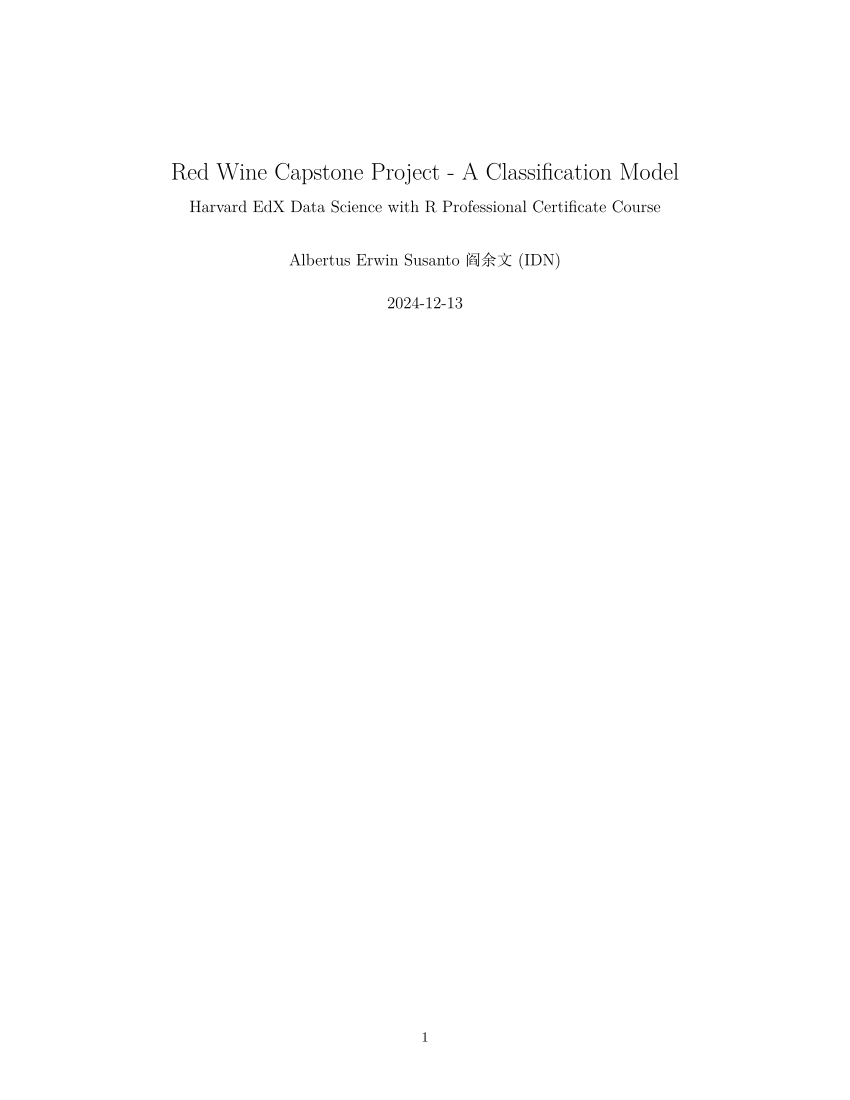

The script that drew this image:
#' ---
#' title: "Red Wine Capstone Project - A Classification Model"
#' subtitle: "Harvard EdX Data Science with R Professional Certificate Course"
#' author: "Albertus Erwin Susanto 阎余文 (IDN)"
#' output:
#'   pdf_document:
#'     latex_engine: xelatex
#'     toc: true
#'     toc_depth: 6
#' mainfont: "Latin Modern Roman"
#' CJKmainfont: "SimSun"  # For Chinese
#' CJKfallbackfont: "Yu Mincho"  # For Japanese
#' CJKfallbackfont+0: "Batang"  # For Korean
#' header-includes:
#'   - \usepackage{titlesec}
#'   - \usepackage{setspace} % For line spacing
#'   - \doublespacing
#'   - \setstretch{1.25} % Set specific line spacing to 1.25
#'   - \titleformat{\section}{\normalfont\Large\bfseries}{\thesection}{1em}{}
#'   - \titleformat{\subsection}{\normalfont\large\bfseries}{\thesubsection}{1em}{}
#'   - \titleformat{\subsubsection}{\normalfont\normalsize\bfseries}{\thesubsubsection}{1em}{}
#'   - \titleformat{\paragraph}{\normalfont\normalsize\bfseries}{\theparagraph}{1em}{}
#'   - \titlespacing*{\section}{0pt}{\baselineskip}{\baselineskip}
#'   - \titlespacing*{\subsection}{0pt}{\baselineskip}{\baselineskip}
#'   - \titlespacing*{\subsubsection}{0pt}{\baselineskip}{\baselineskip}
#'   - \titlespacing*{\paragraph}{0pt}{\baselineskip}{\baselineskip}
#'   - \newcommand{\sectionbreak}{\clearpage} % Page break before sections
#' ---




#' # INTRODUCTION 
#' ## Intro of the Data Set: 
#' The data set is related to red variants of the Portuguese "Vinho Verde" wine. 
#' It is downloaded from Kaggle.com: 
#' https://www.kaggle.com/datasets/uciml/red-wine-quality-cortez-et-al-2009.
#' For more details, consult the reference [P. Cortez, A. Cerdeira, F. Almeida, T. Matos and J. Reis. 
#' Modeling wine preferences by data mining from physicochemical properties. 
#' In Decision Support Systems, Elsevier, 47(4):547-553, 2009].
#' Due to privacy and logistic issues, 
#' only physicochemical (inputs) and sensory (the output) variables are available 
#' (there is no data about grape types, wine brand, wine selling price, etc.).
#'

#' ## Intro to Our Model: 
#' We are building a classification model using the data set. 
#' A classification model is a type of machine learning (ML) model that predicts discrete outcomes. 
#' It is used when the response variable (y) is categorical, 
#' meaning it consists of distinct classes or labels, such as "Yes" or "No," 
#' or multiple categories like "Low," "Medium," and "High." 
#' 
#' This classification approach complements the prediction model 
#' developed in the previous capstone project of the Harvard EdX Data Science Professional Certificate Course 
#' — the Movielens Project (Movie Recommendation System). 
#' That project focused on a prediction model dealing with continuous variable data as the response (y), 
#' such as predicting movie ratings. 
#' In contrast, the current classification model targets categorical outcomes, 
#' enabling distinct decision-making applications.
#' 
#' The goodness or fit of a classification model is evaluated using various metrics, 
#' depending on the nature of the data set and the objectives of the analysis. 
#' Key performance metrics commonly used:
#' 
#' - **Confusion Matrix**: A tabular representation of actual versus predicted classifications. It includes the following components:
#'   - **True Positives (TP)**: Correctly predicted positive instances.
#'   - **True Negatives (TN)**: Correctly predicted negative instances.
#'   - **False Positives (FP)**: Negative instances incorrectly classified as positive.
#'   - **False Negatives (FN)**: Positive instances incorrectly classified as negative.
#'   The confusion matrix serves as the foundation for deriving other metrics.
#' 
#' - **Accuracy**: The proportion of correctly classified instances out of the total number of instances. While accuracy is straightforward, it may not reflect true model performance for imbalanced data sets.
#' 
#' - **Precision**: The proportion of true positive predictions among all predicted positives. Precision is crucial when false positives are costly.
#' 
#' - **Recall (Sensitivity)**: The proportion of true positives among all actual positives. This metric is critical in scenarios where false negatives have significant consequences.
#' 
#' - **F1 Score**: The harmonic mean of precision and recall, balancing these two metrics into a single value. It is particularly useful for imbalanced datasets.
#' 
#' - **ROC-AUC (Receiver Operating Characteristic - Area Under the Curve)**: AUC measures the model’s ability to distinguish between classes across different thresholds. 
#' A higher AUC indicates better model performance and is particularly useful for evaluating classifiers on imbalanced data sets.
#' 
#' - **Logarithmic Loss (Log Loss)**: This metric captures the uncertainty of predictions by penalizing incorrect classifications with probabilities closer to 0 or 1. Lower log loss values indicate better performance.
#' 
#' In this project, we will use **AUC (Area Under the Curve)** as the primary metric to compare models. 
#' AUC provides a robust and intuitive measure of model performance by assessing the trade-off between true positive 
#' and false positive rates. It offers a comprehensive view of the model’s ability to distinguish between classes, 
#' making it particularly effective for imbalanced data sets.
#' 
#' 
#' ## Intro to Our Model Building-Evaluation Process
#' 
#' For easier navigation throughout this report on the process of building our models and evaluating them, 
#' let me explain the flow of our work. 
#' 
#' First, we begin by preparing the data and libraries essential for building a robust classification model. 
#' This foundational step ensures the data set is clean and ready for analysis. To do that we loaded the dataset 
#' and conducted a thorough pre-processing phase, including handling missing values, 
#' removing duplicates, and inspecting the data's structure, i.e. the variables or the features. 
#' 
#' Following the initial preparation, we performed a detailed exploratory data analysis (EDA) 
#' to understand the underlying patterns and characteristics of the data.
#' Visualizations and summary statistics were instrumental in identifying skewed distributions and potential outliers.
#' Beside eliminating outliers caused most-likely by error in data inputting, we also find the skewness nature of the data.
#' Recognizing this, we applied transformations, such as Box-Cox and Yeo-Johnson, 
#' to normalize the data and address skewness. These transformations tailored the data set 
#' for better compatibility with machine learning algorithms.
#' 
#' Next, in the Chapter 4, to create a binary classification task, we categorized wine quality into two distinct classes: high-quality and low-quality.
#' Addressing class imbalance was critical at this stage, as the data set exhibited unequal class distributions of the wine quality.
#' We implemented techniques like ROSE (Random Over-Sampling Examples) to balance the data and improve model performance.
#' But note also that we will keep the imbalanced data for the next processes and compare the models built using the original imbalanced data and the balanced data, 
#' to see which one works better.
#' 
#' Still in the Chapter 4, for feature selection, we employed both statistical approach, such as the Chi-Square Test, 
#' and machine learning technique, Random Forest importance ranking, to identify the most relevant predictors for the model.
#' We use both as a combination to decide which features are significant and have less correlation with other features (to prevent multicolinearity).
#' 
#' With the features and response variable finalized, we moved to model training. We experimented with various algorithms, including logistic regression, KNN, SVM, random forest, and gradient boosting, 
#' to ensure a comprehensive evaluation of different approaches. Each model was trained and evaluated on both imbalanced and balanced data sets, allowing us to understand the impact of class distribution on their performance.
#' 
#' For evaluation, at Chapter 5, we focused on a range of metrics, including sensitivity, specificity, precision, recall, ROC, AUC, and F1 score, 
#' to provide a holistic view of model performance. These metrics not only measured the accuracy of the predictions 
#' but also highlighted the trade-offs between false positives and false negatives, which are critical in classification tasks. Among all the metrics, we will use AUC to compare all our models and see the best threshold of the models. 
#' 
#' Lastly, we will discuss our findings in the conclusion part. I hope you will enjoy this report. 
#' I am still learning anyway so I assume I will still make mistakes. When you notice some significant misunderstanding, 
#' I would love and appreciate your inputs and feedback. You may email me at: rafaelerwin1412@gmail.com.
#' 
#' Disclaimer: I use GenerativeAI - ChatGPT to help me troubleshoot as well as correct my codes and spellings. However the whole process and logic is still an original work of mine. I would also thanks Prof. Rafael in the course, all the EdX team behind, 
#' (http://rafalab.dfci.harvard.edu/dsbook/), Kaggle community, and the fantastic explanation of Josh Starmer in StatQuest Youtube channel.
#' 
#' Let's dive in! 

#'
#'
#' # 1. DATA AND LIBRARY PREPARATION

# Suppress all warnings globally
options(warn = -1)

#' ## 1.1. Libraries
#' 
#' 
#' If you have not installed the libraries below in your system,
#' please have them install first before trying running my codes.

# Load necessary libraries
suppressPackageStartupMessages(library(ggplot2))
suppressPackageStartupMessages(library(caret))
suppressPackageStartupMessages(library(dplyr))
suppressPackageStartupMessages(library(randomForest))
suppressPackageStartupMessages(library(gbm))
suppressPackageStartupMessages(library(class))
suppressPackageStartupMessages(library(e1071))  
suppressPackageStartupMessages(library(pROC))
suppressPackageStartupMessages(library(gridExtra))
suppressPackageStartupMessages(library(patchwork))
suppressPackageStartupMessages(library(kableExtra))
suppressPackageStartupMessages(library(bestNormalize))
suppressPackageStartupMessages(library(ROSE))
suppressPackageStartupMessages(library(flextable))
suppressPackageStartupMessages(library(tibble))
suppressPackageStartupMessages(library(tidyr))
suppressPackageStartupMessages(library(stringr))

#' ## 1.2. Data Set
#' 
#' Please download the data set from :
#' "https://raw.githubusercontent.com/aerwins-yyw/harvarddswithr_capstone2/4d56be70677d40c5e63562e34e4382c1ab9db03f/winequality-red.csv"
#' and then change the path to the file downloaded in your local system. 

path <- "C:/Users/HP/Downloads/Harvard DS/Red Wine/winequality-red.csv"

# Read the CSV file into a data frame
df <- read.csv(path, sep = ",")

# Convert all columns to numeric
df_num <- data.frame(lapply(df, as.numeric))

# View the numeric data frame
# Format the table
df_num %>%
  head(n = 10) %>% # Take the first few rows
  kable(
    format = "latex", # Use "latex" for PDF output
    booktabs = TRUE,  # Use booktabs for better LaTeX formatting
    caption = "Data Set Variables/Features",
    align = "c" # Center align columns for better readability
  ) %>%
  kable_styling(
    latex_options = c("striped", "hold_position"), # Add striped rows and prevent table from floating
    font_size = 4
  ) %>%
  scroll_box(width = "100%", height = "300px") # Add scrolling box (if needed in HTML)


#' # 2. DATA EXPLORATION 
#' 
#' We shall first check the data set, to get the sense of what it contains, i.e. the variables or the features. 
#' 

# Checking the dimensions of the data Set
dim(df_num)  

# Generate summary statistics
summary_stats <- as.data.frame(summary(df_num))

# Reformating the summary stats
summary_result <- summary_stats %>%
  select(-Var1) %>%                           # Remove Var1
  mutate(
    Statistic = str_extract(Freq, "^[^:]+"),  # Extract the statistic (e.g., Min, 1st Qu.)
    Freq = str_remove(Freq, "^[^:]+:\\s*")    # Remove text before the colon in Freq
  ) %>%
  pivot_wider(
    names_from = Var2,                        # Use Var2 as column names
    values_from = Freq                        # Use cleaned Freq as the cell values
  ) %>%
  select(Statistic, everything())             # Move Statistic as the first column

# Showing the summary stats
summary_result %>%
  kable(
    format = "latex",      # Use "latex" for PDF output
    booktabs = TRUE,       # Enhance formatting with booktabs
    caption = "Summary Statistics of Data Set", # Add table caption
    align = "c"            # Center-align columns
  ) %>%
  kable_styling(
    latex_options = c("striped", "hold_position", "H"), # Prevent floating and add styling
    font_size = 4                                      # Adjust font size for readability
  )

#' We have 12 columns in the data, here are what we know about them:
#' 
#' (1) fixed.acidity: most acids involved with wine or fixed or nonvolatile (do not evaporate readily).
#'
#' (2) volatile.acidity: the amount of acetic acid in wine, 
#' which at too high of levels can lead to an unpleasant, vinegar taste.
#'
#' (3) citric.acid: found in small quantities,  citric acid can add 'freshness' and flavor to wines.
#'
#' (4) residual.sugar: the amount of sugar remaining after fermentation stops, it's rare to find wines with less than 1 gram/liter 
#' and wines with greater than 45 grams/liter are considered sweet.
#'
#' (5) chlorides: the amount of salt in the wine.
#'
#' (6) free.sulfur.dioxide: the free form of SO2 exists in equilibrium between molecular SO2 (as a dissolved gas) and bisulfite ion; 
#' it prevents microbial growth and the oxidation of wine.
#' 
#' (7) total.sulfur.dioxide: amount of free and bound forms of S02; in low concentrations, SO2 is mostly undetectable in wine, 
#' but at free SO2 concentrations over 50 ppm, SO2 becomes evident in the nose and taste of wine.
#' 
#' (8) density:
#' the density of water is close to that of water 
#' depending on the percent alcohol and sugar content.
#' 
#' (9) pH:
#' describes how acidic or basic a wine is on a scale from 0 (very acidic) 
#' to 14 (very basic); most wines are between 3-4 on the pH scale.
#' 
#' (10) sulphates:
#' a wine additive which can contribute to sulfur dioxide gas (S02) levels, 
#' which acts as an antimicrobial and antioxidant.
#' 
#' (11) alcohol:
#' the percent alcohol content of the wine.
#' 
#' (12) quality (our y variable):
#' output variable (based on sensory data, score between 0 and 10).
#' This is done by wine connoisseurs.

# Checking NAs in the data
na_data <- is.na(df_num)        
na_indices <- which(na_data, arr.ind = TRUE)  
df_num[na_data] 

#' We find that there's no NA. 
#' 

# Checking for duplicates
duplicates <- duplicated(df_num) # Logical vector indicating duplicate rows
sum(duplicates)                  # Counts the number of duplicate rows
df_unique <- df_num[!duplicates, ] # Removes duplicate rows from the dataset
nrow(df_unique)                   # Counts the number of unique rows

# Create individual plots for each column, to see their distribution
columns <- colnames(df_unique) # Get column names
plots <- lapply(columns, function(column) { # Iterate over column names
  ggplot(df_unique, aes_string(x = column)) +
    geom_histogram(color = "LightCoral", fill = "DarkRed", 
                   alpha = 0.7, bins = 30, aes(y = ..density..)) + 
    # Use density scaling
    geom_density(color = "SkyBlue", linewidth = 1) + # Add density line
    labs(x = column, y = "Density") +
    theme_minimal()
})

# Combine plots using patchwork
plot_grid <- wrap_plots(plots, ncol = 3) 

# Adjust ncol to set the number of columns
plot_grid

# Create individual box plots for each column
plots <- lapply(columns, function(column) {
  ggplot(df, aes(x = column), ax = axes[row, col]) +
    geom_boxplot(fill = "steelblue", color = "black", alpha = 0.7) +
    labs(title = paste("Box Plot of", column), y = "Value Range") +
    theme_minimal() +
    theme(plot.title = element_text(size = 10, face = "bold"))
})

# Create individual horizontal box plots with red outliers
plots <- lapply(columns, function(column) {
  ggplot(df_unique, aes(x = .data[[column]], 
                        y = "")) + # Swap x and y for horizontal orientation
    geom_boxplot(fill = "steelblue", color = "black", 
                 alpha = 0.7, outlier.color = "red") + # Customize outliers
    labs(title = column, x = "Value Range", y = NULL) +
    theme_minimal() +
    theme(plot.title = element_text(size = 10, face = "bold"))
})


# Combine plots into a grid
plot_grid <- wrap_plots(plots, ncol = 3) # Adjust ncol to set num. of columns
plot_grid


#' # 3. DATA WRANGGLING 
#' ## 3.1. Removing Outliers

#' Observations from the Box Plot:
#' 
#' - Almost all of the data technically have outliers.
#' 
#' - However, qualitative research reveals that 
#' most of these are legitimate data points, not true outliers.
#' 
#' - The "total sulfur dioxide" is flagged as an anomaly 
#' based on two considerations:
#' 
#'    (1) Red wines typically have a total sulfur dioxide 
#' level of 150 ppm (150 mg/litre) or less, 
#' so values above 150 may indicate input errors. 
#' See: https://grape-to-glass.com/index.php/sulphur-levels-wine/
#' 
#'    (2) If the value of total sulfur dioxide exceeds 150, 
#' it should also correspond to high levels of free sulfur dioxide, 
#' which will be checked below.
#' 

# Identifying anomalies in "total sulfur dioxide"
anomaly <- df_unique %>%
  # Sorts the dataset by total sulfur dioxide in descending order
  arrange(desc(total.sulfur.dioxide)) %>% 
  filter(total.sulfur.dioxide > 150)

anomaly[, c("total.sulfur.dioxide", "free.sulfur.dioxide")]

around100_150 <- df_unique %>%
  arrange(desc(total.sulfur.dioxide)) %>%
  filter(total.sulfur.dioxide > 100 & total.sulfur.dioxide < 150)

head(around100_150[, c("total.sulfur.dioxide", "free.sulfur.dioxide")], n=10)

# Combine the datasets with a category column
combined <- bind_rows(
  anomaly %>% mutate(Category = "Anomaly"),
  around100_150 %>% mutate(Category = "100-150")
)

# Create the box plot
box_plot <- ggplot(combined, aes(x = Category, 
                                 y = total.sulfur.dioxide, 
                                 fill = Category)) +
  geom_boxplot(alpha = 0.7) +
  labs(title = "Comparison of Total Sulfur Dioxide Levels", 
       x = "Category", 
       y = "Total Sulfur Dioxide") +
  theme_minimal()

# Create the scatter plot
scatter_plot <- ggplot(combined, aes(x = total.sulfur.dioxide, 
                                     y = free.sulfur.dioxide, 
                                     color = Category)) +
  geom_point(size = 2, alpha = 0.7) +
  labs(title = "Total vs Free Sulfur Dioxide", 
       x = "Total Sulfur Dioxide", 
       y = "Free Sulfur Dioxide") +
  theme_minimal()

# Combine the plots in a grid
combined_plot <- box_plot / scatter_plot 

# Stacks the box plot and scatter plot vertically
combined_plot

#' 
#' 
#' The box plot reveals a clear difference between the anomaly group 
#' (total sulfur dioxide > 150) and the 100-150 group. 
#' However, the scatter plot shows that, 
#' despite the high levels of total sulfur dioxide, 
#' the anomaly group does not exhibit correspondingly high levels 
#' of free sulfur dioxide. 
#' This observation supports the suspicion that these data points 
#' may indeed be outliers caused by input errors.
#' 
#' Next, we aim to determine the number of these anomalies 
#' and assess whether their removal is justified,
#' particularly if their proportion is insignificant.
#' 

# Count the number of anomalies
num_anomalies <- nrow(anomaly)
num_anomalies

# Calculate the percentage of anomalies
percentage_of_anomaly <- (num_anomalies / nrow(df_unique)) * 100
percentage_of_anomaly

#' Since we find that there are only 9 anomalies, 
#' representing 0.66% of the total, 
#' we will simply drop them.

# Dropping the anomalies
df_real <- df_unique[!rownames(df_unique) %in% rownames(anomaly), ]


#' ## 3.2. Normalization
#' ### 3.2.1. QQ Plot - Checking for Skewness
#' 
#' Before we normalize our data for better prediction, 
#' we need to check more in detail about the skewness of our data, 
#' all the features of wine (which are the columns)
#' Above we have checked roughly using the density plot, 
#' we can do better however using the QQ plot. 
#' 
#' As a note, skewness is a measure of the asymmetry 
#' of a probability distribution of a data set around its mean. 
#' It tells us whether the data is symmetrically distributed or if it is "skewed" 
#' (i.e., lopsided) in one direction.
#' 
#' In a perfectly symmetrical distribution, such as the normal distribution, 
#' skewness is 0.
#' A skewed distribution can either have a positive or negative skew, 
#' depending on the direction of the tail.
#' 
#' Let's do that: 

# Calculate grid dimensions for all columns
num_cols <- ncol(df_real)
grid_dim <- ceiling(sqrt(num_cols))

# Set up the plotting grid
par(mfrow = c(grid_dim, grid_dim), mar = c(2, 2, 2, 2))  # Adjust margins

# Generate Q-Q plots for all columns
for (col in names(df_real)) {
  qqnorm(df_real[[col]], main = col)
  qqline(df_real[[col]], col = "red")
}

# Reset plotting parameters
par(mfrow = c(1, 1))

#' 
#' 
#' Conclusion from qq plots:
#' 
#' We learn that all our data has some degree of skewness, 
#' especially on their tails.
#' Except of the y, 
#' which is the quality of wine that shows the step-like pattern. 
#' The step-like pattern shows that wine quality is an ordinal 
#' or discrete variable. 
#' This is not skewness but reflects the discrete nature of the data.
#' 

#' ### 3.2.2. Doing the Normalization

#' First, what is normalization? 
#' We need first talk about "scaling and shifting" of a feature 
#' or a distribution of a data. 
#' Scaling means multiply or divide every data point in a distribution 
#' with a a constant.
#' Shifting means add or subtract every data point in a distribution 
#' with a constant.
#' 
#' Normalization is a data pre-processing technique used to scale 
#' the values of numerical data into a specific range, 
#' typically 0 to 1 or -1 to 1 (if using min-max normalization). 
#' It is commonly used to ensure that all features contribute equally 
#' to the analysis or modeling process, 
#' especially when the scales of features vary widely.
#' There are various ways to do this, one of it is mix-max normalization. 
#' 
#' Note also about standardization. 
#' Standardization is a data pre-processing technique 
#' that transforms the values of a data set 
#' so that they have a mean of 0 and a standard deviation of 1. 
#' It adjusts the data to a standard normal distribution 
#' (also known as z-scores), 
#' making it easier to compare features with different units or scales.
#' Standardization can be considered a type of normalization 
#' because both processes involve adjusting the data to improve comparability 
#' and suitability for analysis. 
#' 
#' However, in data pre-processing, normalization and standardization 
#' are often treated as distinct techniques 
#' due to their specific purposes and methods.
#' 
#' To learn more, see this : https://www.youtube.com/watch?v=sxEqtjLC0aM.
#' That guy explains it the best! He deserves an Oscar! 
#' 

#' #### 3.2.2.1. Box Cox Normalization
#' 
#' Now, for our project, we will first try using Box-Cox to normalize the data.
#' This provides a more tailored transformation to suit the data's skewness. 
#' Log transformations, in comparison, 
#' are limited in their ability to address skewness.

# Define the columns to transform
skewed_columns <- columns[-12]  # Exclude the 'quality' column

# Apply Box-Cox transformation
transformed_columns <- list()

for (column in skewed_columns) {
  column_data <- df_real[[column]]
  
  # Check for negative or zero values and shift the data
  if (any(column_data <= 0, na.rm = TRUE)) {
    shift_value <- abs(min(column_data, na.rm = TRUE)) + 1  
    
    # Shift to make all values positive
    column_data <- column_data + shift_value
    cat(sprintf("Column '%s' was shifted by %f to make values positive.\n", 
                column, shift_value))
  }
  
  # Apply Box-Cox transformation
  boxcox_result <- boxcox(column_data)  # Automatically optimizes lambda
  transformed_columns[[paste0(column, "_boxcox")]] <- boxcox_result$x.t  
  
  # Transformed data
  cat(sprintf("Optimal lambda for %s: %f\n", column, boxcox_result$lambda))
}

# Combine transformed columns into a new data frame
transformed_df <- as.data.frame(transformed_columns)

# Creating QQ Plot:
# Set up the plot layout for a 4x3 grid
grid_rows <- 4
grid_cols <- 3

# Ensure the layout fits within the knitted PDF
# Define the 4x3 grid layout
par(mfrow = c(grid_rows, grid_cols))  
# Adjust margins and label sizes
par(mar = c(4, 4, 2, 1), cex.lab = 0.8, cex.axis = 0.8)  

# Generate Q-Q plots for each transformed column
for (column in names(transformed_df)) {
  qqnorm(transformed_df[[column]],
         main = paste("Q-Q Plot of", column),
         col = "blue", pch = 19,
         cex.main = 0.9, font.main = 1,  # Smaller, non-bold title
         cex.lab = 0.8, cex.axis = 0.8)  # Smaller and uniform axis labels
  qqline(transformed_df[[column]], col = "red")  # Add a reference line
}

# Fill any empty slots in the grid if total columns < 12
total_plots <- length(names(transformed_df))
remaining_slots <- (grid_rows * grid_cols) - total_plots
if (remaining_slots > 0) {
  for (i in seq_len(remaining_slots)) {
    plot.new()  # Add blank plots to fill the grid
  }
}

#' #### 3.2.2.2. Yeo-Johnson
#' 

#' We would like to try another way of normalization: yeo-johnson. 
#' 

# Apply Yeo-Johnson transformation
transformed_columns <- list()

for (column in skewed_columns) {
  yj_result <- yeojohnson(df_real[[column]])  
  
  # Yeo-Johnson transformation
  transformed_columns[[paste0(column, "_yj")]] <- yj_result$x.t  
  
  # Transformed data
  cat(sprintf("Optimal lambda for %s: %f\n", column, yj_result$lambda))
}

# Combine transformed columns into a new data frame
transformed_df <- as.data.frame(transformed_columns)

# Set up the plot layout for a 4x3 grid
grid_rows <- 4
grid_cols <- 3

# Adjust the layout to fit in the knitted PDF
par(mfrow = c(grid_rows, grid_cols), oma = c(2, 2, 2, 2))  # Define the 4x3 grid layout and outer margins
par(mar = c(4, 4, 2, 1), cex.lab = 0.7, cex.axis = 0.7)  # Adjust inner margins and label sizes

# Generate Q-Q plots for each transformed column
for (column in names(transformed_df)) {
  qqnorm(transformed_df[[column]],
         main = paste("Q-Q Plot of", column),
         col = "blue", pch = 19,
         cex.main = 0.8, font.main = 1,  # Adjusted title size
         cex.lab = 0.7, cex.axis = 0.7)  # Adjusted axis labels
  qqline(transformed_df[[column]], col = "red")  # Add a reference line
}

# Fill any empty slots in the grid if total columns < 12
total_plots <- length(names(transformed_df))
remaining_slots <- (grid_rows * grid_cols) - total_plots
if (remaining_slots > 0) {
  for (i in seq_len(remaining_slots)) {
    plot.new()  # Add blank plots to fill the grid
  }
}


# Creating the Histogram Plots 
# Reshape the data for `facet_wrap()`
library(tidyr)
long_df <- pivot_longer(transformed_df, cols = everything(), 
                        names_to = "Variable", values_to = "Value")


# Plot histograms using `facet_wrap()`
ggplot(long_df, aes(x = Value)) +
  geom_histogram(binwidth = 0.5, fill = "skyblue", color = "black", alpha = 0.7) +
  facet_wrap(~ Variable, scales = "free", ncol = 3) +  # 3 columns in the grid
  labs(title = "Histograms of Transformed Columns",
       x = "Value",
       y = "Frequency") +
  theme_minimal()

#' 
#' It seems that Yeo-Johnson method works better with our data set. 
#' We then use the result of this method. 
#' See that now the data are more normally distributed.
#' 



#' 
#' # 4. MODEL BUILDING 
#' 
#' ## 4.1. Preparing the Y (Independent Variable)
#' 
#' First, we change the quality into two categorical groups of 'good' and 'bad'.

# Re-code quality into binary classes: good (>=7) and bad (<7)
df_real$quality_binary <- ifelse(df_real$quality >= 7, "good", "bad")

# Convert to factor with correct levels ("bad" first, "good" second)
df_real$quality_binary <- factor(df_real$quality_binary, 
                                 levels = c("bad", "good"))

# Add quality_binary to transformed_df
transformed_df$quality_binary <- df_real$quality_binary

# Calculate the proportion of each class in quality_binary
quality_proportions <- prop.table(table(transformed_df$quality_binary)) * 100

# Display the proportions
quality_proportions <- as.data.frame(quality_proportions)
colnames(quality_proportions) <- c("quality", "proportion")
print(quality_proportions)

#' Note that:
#' 
#' Our transformation of the quality variable into binary variable 
#' resulted in a highly imbalanced distribution, 
#' with approximately 86.5% of the samples labeled as "bad" 
#' and only 13.5% as "good." 
#' This pronounced imbalance poses a significant challenge, 
#' as it risks biasing the model towards the majority class and 
#' underestimating the performance for the minority "good" class.
#' Consequently, 
#' addressing this imbalance became a critical aspect of the analysis,
#' influencing both feature selection and the evaluation process. 
#' Hence we need to address this class imbalance issue. 
#' 
#' 
#' ## 4.2. Balancing the Data of Good and Bad Wines
#' 
#' We will try using Random Over Sampling Examples (ROSE).

# Apply ROSE to balance the data set
set.seed(42)
balanced_data <- ROSE(quality_binary ~ ., data = transformed_df, seed = 42)$data

# Check the class distribution
table(balanced_data$quality_binary)

#' Next on, we will try our models on these two data sets, to see the difference.
#' 
#' The first one is with the original imbalanced proportion:
#' 
# Format and display the first few rows of transformed_df
transformed_df %>%
  head(n=10) %>%                             
  kable(
    format = "latex",                         # Use "latex" format for PDF output
    booktabs = TRUE,                          # Enhance table appearance with booktabs
    caption = "Transformed Original/Imbalanced Data", # Table caption
    align = "c"                               # Center align columns
  ) %>%
  kable_styling(
    latex_options = c("striped", "hold_position"), # Add striped rows and fix position
    font_size = 3                                 # Adjust font size
  ) %>%
  scroll_box(width = "100%", height = "300px")    # Add scrolling box for HTML output

#' 
#' The second one is the balanced one:
balanced_data %>%
  head(n=10) %>%                             
  kable(
    format = "latex",                         # Use "latex" format for PDF output
    booktabs = TRUE,                          # Enhance table appearance with booktabs
    caption = "Tranformed Balanced Data",     # Table caption
    align = "c"                               # Center align columns
  ) %>%
  kable_styling(
    latex_options = c("striped", "hold_position"), # Add striped rows and fix position
    font_size = 3                                  # Adjust font size
  ) %>%
  scroll_box(width = "100%", height = "300px")    # Add scrolling box for HTML output


#' 
#' The methods build using the original proportion data set will be marked "A", 
#' while the balanced one will be marked "B" (at the numbering).
#' 


#' ## 4.3. Choosing Features
#' 
#' We will be using Chi-Square Test and Random Forest to choose the features
#' 

#' ### 4.3.1. Chi-Square Test
#' 
#' We will do the chi-square test on both the imbalanced and balanced data set. 
#' 
#' #### 4.3.1.A. Chi-Square Test on Imbalanced Data Set
#'

# Applying Chi-Square Test on Imbalanced Data Set
chi_square_results_A <- sapply(
  transformed_df[, -which(names(transformed_df) == "quality_binary")], 
  function(feature) {chisq.test(table(cut(feature, breaks = 5), 
                                      transformed_df$quality_binary), 
                                simulate.p.value = TRUE)$p.value
  })

# Filter significant features
significant_features_A <- names(chi_square_results_A[chi_square_results_A < 0.05])

# Print significant features line-by-line using sep
cat("Significant features (Imbalanced Dataset):\n", 
    paste(significant_features_A, collapse = "\n"), "\n")

#' #### 4.3.1.B. Chi-Square Test on Balanced Data Set

# Applying Chi-Square Test on Balanced Data Set
chi_square_results_B <- sapply(
  balanced_data[, -which(names(balanced_data) == "quality_binary")], 
  function(feature){chisq.test(table(cut(feature, breaks = 5), 
                                     balanced_data$quality_binary), 
                               simulate.p.value = TRUE)$p.value
  })

# Filter significant features
significant_features_B <- names(chi_square_results_B[chi_square_results_B < 0.05])

# Print significant features line-by-line using sep
cat("Significant features (Balanced Dataset):\n", 
    paste(significant_features_B, collapse = "\n"), "\n")

#' ### 4.3.2. Random Forest
#' 
#' 
#' #### 4.3.2.A. Random Forest on Imbalanced Data Set
#' 
set.seed(42)
rf_model_A <- randomForest(
  quality_binary ~ .,
  data = transformed_df,
  importance = TRUE,
  ntree = 200
)

# Get feature importance
feature_importance_A <- importance(rf_model_A, type = 1)

# Ensure feature_importance_A is a valid data frame
feature_importance_A <- data.frame(
  Feature = rownames(feature_importance_A), 
  Importance = feature_importance_A[, 1], 
  row.names = NULL                         # Remove row names for clarity
)

# Sort features by importance
sorted_features_A <- feature_importance_A %>%
  arrange(desc(Importance)) %>%  # Sort by descending importance
  head(10)                       # Select the top 10 features

# Ensure that the sorted_features_A table is displayed properly
sorted_features_A %>%
  kable(
    format = "latex",      # Use "latex" for PDF output
    booktabs = TRUE,       # Enhance appearance with booktabs
    caption = "Feature Importance from Random Forest on Imbalanced Data", # Table caption
    align = "c"            # Center align columns
  ) %>%
  kable_styling(
    latex_options = c("striped", "hold_position", "H"), # Fix table placement, add styling
    font_size = 7                                      # Adjust font size
  )


#' #### 4.3.2.B. Random Forest on Balanced Data Set
set.seed(42)
rf_model_B <- randomForest(
  quality_binary ~ .,
  data = balanced_data,
  importance = TRUE,
  ntree = 200
)

# Get feature importance for Balanced Dataset
feature_importance_B <- importance(rf_model_B, type = 1)

# Feature Importance B
feature_importance_B <- data.frame(
  Feature = rownames(feature_importance_B), 
  Importance = feature_importance_B[, 1], 
  row.names = NULL                         # Remove row names for clarity
)

# Sort features by importance
sorted_features_B <- feature_importance_B %>%
  arrange(desc(Importance)) %>%  # Sort by descending importance
  head(10)                       # Select the top 10 features

# Display the sorted feature importance table
sorted_features_B %>%
  kable(
    format = "latex",      # Use "latex" for PDF output
    booktabs = TRUE,       # Enhance appearance with booktabs
    caption = "Feature Importance from Random Forest on Balanced Data", # Table caption
    align = "c"            # Center align columns
  ) %>%
  kable_styling(
    latex_options = c("striped", "hold_position", "H"), # Fix table placement, add styling
    font_size = 7                                      # Adjust font size
  )



#' ### 4.3.3. Choosing the Final Feature Set

# Function to finalize the feature set
finalize_features <- function(data, 
                              significant_features, 
                              important_features, 
                              target_var = "quality_binary") {
  
  # Combine features from Chi-Square and Random Forest
  combined_features <- union(significant_features, important_features)
  
  # Ensure combined_features is not empty
  if (length(combined_features) == 0) {
    cat("No features selected.\n")
    return(data.frame())  # Return empty dataframe if no features
  }
  
  # Print combined features line-by-line using sep
  cat("Combined Features:\n", paste(combined_features, 
                                    collapse = "\n"), "\n")
  
  # Subset the dataset with combined features
  combined_data <- data[, c(combined_features, target_var), drop = FALSE]
  
  # Perform correlation analysis only if there are multiple features
  if (ncol(combined_data) > 2) {  # More than just the target variable
    
    # Calculate correlation matrix
    cor_matrix <- cor(combined_data[, -which(names(combined_data) == target_var)], 
                      use = "complete.obs")
    
    # Identify highly correlated features
    high_corr <- findCorrelation(cor_matrix, cutoff = 0.6, names = TRUE) # threshold C.A.: 0.6
    if (length(high_corr) > 0) {
      cat("Features removed due to high correlation:\n", 
          high_corr, "\n")
      
      # Remove highly correlated features
      combined_features <- setdiff(combined_features, high_corr)
      
      # Subset the dataset again
      combined_data <- data[, c(combined_features, target_var), drop = FALSE]
    }
  }
  
  # Return the final dataset
  return(combined_data)
}

#' #### 4.3.3.A. Final Feature Set for Imbalanced Data Set
#' 

# Extract the feature names from the sorted top 10 features
important_features_A <- sorted_features_A$Feature

# Finalize the feature set
final_data_A <- finalize_features(
  data = transformed_df,
  significant_features = significant_features_A, 
  important_features = important_features_A      
)

#' #### 4.3.3.B. Final Feature Set for Balanced Data Set
#' 

# Extract the top 10 feature names from sorted_features_B
important_features_B <- sorted_features_B$Feature


# Finalize the feature set
final_data_B <- finalize_features(
  data = balanced_data,              
  significant_features = significant_features_B,  
  important_features = important_features_B       
)


# Inspect final datasets
cat("Final Dataset (Imbalanced):\n")
print(dim(final_data_A))
str(final_data_A)

cat("Final Dataset (Balanced):\n")
print(dim(final_data_B))
str(final_data_B)

#' The result shows that there are 8 features/variables retained 
#' in the imbalanced data set,
#' while there are 11 features/variables retained
#' in the balanced data set (all retained).
#' The threshold of our correlation analysis is 0.6 (both positive or negative).
#' 

#' ## 4.4. Model Training
#' 
#' ### 4.4.1. Models: Logistic Reg., KNN, SVM, SGD, Random Forest, Grad. Boost.
#' 

# Function to Train Models
train_models <- function(train_data) {
  
  # Define control for cross-validation with ROC
  train_control <- trainControl(
    method = "cv",                       # Cross-validation
    number = 5,                          # 5-fold cross-validation
    classProbs = TRUE,                   # Compute class probabilities
    savePredictions = "final",           # Save predictions for debugging
    summaryFunction = twoClassSummary    # Use ROC as the primary metric
  )
  
  # Train Models
  set.seed(42)
  models <- list(
    logistic_regression = train(
      quality_binary ~ ., 
      data = train_data,
      method = "glm",
      family = "binomial",
      trControl = train_control,
      metric = "ROC"  # Optimize for ROC
    ),
    
    knn = train(
      quality_binary ~ ., 
      data = train_data,
      method = "knn",
      tuneGrid = expand.grid(k = c(3, 5, 7, 9)),
      trControl = train_control,
      metric = "ROC"
    ),
    
    svm = train(
      quality_binary ~ ., 
      data = train_data,
      method = "svmRadial",
      tuneGrid = expand.grid(C = c(0.1, 1, 10), sigma = c(0.01, 0.1)),
      trControl = train_control,
      metric = "ROC"
    ),
    
    sgd = train(
      quality_binary ~ ., 
      data = train_data,
      method = "glmnet",
      trControl = train_control,
      metric = "ROC"
    ),
    
    random_forest = train(
      quality_binary ~ ., 
      data = train_data,
      method = "rf",
      tuneGrid = expand.grid(mtry = c(2, 4, 6)),
      trControl = train_control,
      metric = "ROC"
    ),
    
    gradient_boosting = train(
      quality_binary ~ ., 
      data = train_data,
      method = "gbm",
      tuneGrid = expand.grid(
        n.trees = c(50, 100, 200),
        interaction.depth = c(1, 3, 5),
        shrinkage = c(0.05, 0.1, 0.2),
        n.minobsinnode = c(10, 20)
      ),
      
      trControl = train_control,
      metric = "ROC",
      verbose = FALSE
    )
  )
  
  return(models)
}

#' ### 4.4.2. Training Models From Data Set
#' 
#' 
#' #### 4.4.2.A. Train Models from Imbalanced Data
set.seed(42)
train_index_imbalanced <- createDataPartition(final_data_A$quality_binary, 
                                              p = 0.7, list = FALSE)
train_data_imbalanced <- final_data_A[train_index_imbalanced, ]
test_data_imbalanced <- final_data_A[-train_index_imbalanced, ]

models_imbalanced <- train_models(train_data_imbalanced)


#' #### 4.4.2.B. Train Models from Balanced Data
set.seed(42)
train_index_balanced <- createDataPartition(final_data_B$quality_binary, 
                                            p = 0.7, list = FALSE)
train_data_balanced <- final_data_B[train_index_balanced, ]
test_data_balanced <- final_data_B[-train_index_balanced, ]

models_balanced <- train_models(train_data_balanced)



#' # 5. MODEL EVALUATION 

#' ## 5.1. ROC, AUC, Sensitivity, Specificity, Precision, Accuracy

# Function to Evaluate Models
evaluate_models <- function(models, test_data, dataset_name) {
  x_test <- test_data[, -which(names(test_data) == "quality_binary")]
  y_test <- factor(test_data$quality_binary, levels = c("bad", "good"))
  
  results <- data.frame()  # Initialize an empty data frame
  
  for (model_name in names(models)) {
    model <- models[[model_name]]
    
    # Predict probabilities for "good"
    probs <- predict(model, newdata = x_test, type = "prob")
    
    # Calculate ROC and AUC
    roc_curve <- roc(
      response = y_test, 
      predictor = probs[, "good"], 
      levels = c("bad", "good"),
      ci = TRUE  # Request confidence intervals
    )
    auc_score <- auc(roc_curve)
    
    # Find the Optimal Threshold
    optimal_index <- which.max(roc_curve$sensitivities + 
                                 roc_curve$specificities - 1)
    optimal_threshold <- roc_curve$thresholds[optimal_index]
    optimal_tpr <- roc_curve$sensitivities[optimal_index]  
    # TPR at optimal threshold
    optimal_fpr <- 1 - roc_curve$specificities[optimal_index]  
    # FPR at optimal threshold
    
    # Calculate Confusion Matrix at the Optimal Threshold
    predictions <- ifelse(probs[, "good"] > optimal_threshold, "good", "bad")
    conf_matrix <- confusionMatrix(
      factor(predictions, levels = c("good", "bad")),
      factor(y_test, levels = c("good", "bad")),
      positive = "good"
    )
    
    sensitivity <- conf_matrix$byClass["Sensitivity"]  # Sensitivity at optimal threshold
    specificity <- conf_matrix$byClass["Specificity"]  # Specificity at optimal threshold
    precision <- conf_matrix$byClass["Pos Pred Value"]  # Precision at optimal threshold
    accuracy <- conf_matrix$overall["Accuracy"]  # Accuracy at optimal threshold
    
    # Handle Confidence Intervals for AUC
    if (!is.null(roc_curve$ci)) {
      ci <- paste0(
        round(roc_curve$ci[1], 3), " - ", round(roc_curve$ci[3], 3)
      )
    } else {
      ci <- "N/A"  # Fallback if confidence intervals are not computed
    }
    
    # Add results to the table
    results <- rbind(
      results,
      data.frame(
        Dataset = dataset_name,
        Model = model_name,
        AUC = round(auc_score, 3),
        ROC = paste0("TPR=", 
                     round(optimal_tpr, 3), 
                     " | FPR=", round(optimal_fpr, 3)),
        Optimal_Threshold = round(optimal_threshold, 3),
        Sensitivity = round(sensitivity, 3),  # Adjusted to optimal threshold
        Specificity = round(specificity, 3),  # Adjusted to optimal threshold
        Precision = round(precision, 3),
        Accuracy = round(accuracy, 3),
        CI = ci,
        row.names = NULL  # Reset row names to avoid issues
      )
    )
  }
  
  # Sort results: Dataset first, then AUC descending
  results <- results[order(results$Dataset, -results$AUC), ]
  
  rownames(results) <- NULL  # Explicitly reset row names
  return(results)  # Return the sorted results table
}


#' ## 5.2. Evaluating Our Models

# Evaluate models for imbalanced dataset
evaluation_imbalanced <- suppressMessages(
  evaluate_models(models_imbalanced, 
                  test_data_imbalanced, 
                  "Imbalanced Dataset")
)

# Evaluate models for balanced dataset
evaluation_balanced <- suppressMessages(
  evaluate_models(models_balanced, 
                  test_data_balanced, 
                  "Balanced Dataset")
)

# Combine Results into a Single Table
comparison_table <- rbind(evaluation_imbalanced, evaluation_balanced)

# Display the Table
comparison_table %>%
  kable(
    format = "latex", # Use "latex" format for PDF
    booktabs = TRUE,  # Use booktabs style for LaTeX
    caption = "Comparison of Model Performance on Imbalanced and Balanced Datasets",
    col.names = c(
      "Dataset", "Model", "AUC", "ROC", "Optimal Threshold",
      "Sensitivity", "Specificity", "Precision", "Accuracy", "Confidence Interval"
    ),
    align = c("l", "l", "c", "c", "c", "c", "c", "c", "c", "c")
  ) %>%
  kable_styling(
    latex_options = c("striped", "hold_position", "H"), # Prevent floating with "H"
    font_size = 4
  ) %>%
  add_header_above(c(" " = 2, "Performance Metrics" = 8)) # Add header for grouped columns

# Function to Plot ROC Curves for Models in a Grid
plot_roc_curves_grid <- function(models, test_data, dataset_name) {
  x_test <- test_data[, -which(names(test_data) == "quality_binary")]
  y_test <- factor(test_data$quality_binary, levels = c("bad", "good"))
  
  roc_data <- data.frame()  # Initialize an empty data frame for ROC data
  
  for (model_name in names(models)) {
    model <- models[[model_name]]
    
    # Predict probabilities for "good"
    probs <- predict(model, newdata = x_test, type = "prob")
    roc_curve <- roc(response = y_test, predictor = probs[, "good"], 
                     levels = c("bad", "good"))
    
    # Extract TPR and FPR for the ROC curve
    roc_df <- data.frame(
      FPR = 1 - roc_curve$specificities,  # False Positive Rate
      TPR = roc_curve$sensitivities,     # True Positive Rate
      Model = model_name                 # Model name for grouping
    )
    
    roc_data <- rbind(roc_data, roc_df)  # Append data for this model
  }
  
  # Plot the ROC curves in a grid
  ggplot(roc_data, aes(x = FPR, y = TPR)) +
    # Line for each ROC curve
    geom_line(size = 1, color = "blue") +  
    # Random guess line
    geom_abline(slope = 1, intercept = 0, linetype = "dashed", color = "gray") +  
    labs(
      title = paste("ROC Curves -", dataset_name),
      x = "False Positive Rate (FPR)",
      y = "True Positive Rate (TPR)"
    ) +
    theme_minimal() +
    facet_wrap(~ Model, ncol = 2)  # Create a grid of plots with 2 columns
}


# Plot ROC Curves for Imbalanced Data Set
roc_plot_imbalanced <- suppressMessages(suppressWarnings(
  plot_roc_curves_grid(models_imbalanced, 
                       test_data_imbalanced, 
                       "Imbalanced Dataset")
))

print(roc_plot_imbalanced)

# Plot ROC Curves for Balanced Dataset
roc_plot_balanced <- suppressMessages(suppressWarnings(
  plot_roc_curves_grid(models_balanced, 
                       test_data_balanced, 
                       "Balanced Dataset")
))

print(roc_plot_balanced)


#' # CONCLUSION 
#' Using AUC as our evaluation standard, 
#' for the imbalanced data set, 
#' logistic regression with a threshold of 0.130 is the best-performing model, 
#' achieving an AUC of 0.858, a sensitivity of 0.833, and a specificity of 0.771.
#' For the balanced data set, 
#' KNN with a threshold of 0.5 demonstrates superior performance, 
#' achieving an AUC of 0.880, a sensitivity of 0.867, and a specificity of 0.745.
#' 
#' If the balanced data set approach is adopted for future predictions, 
#' the data must first be balanced 
#' using the ROSE package to ensure consistency in the pre-processing pipeline. 
#' This step is critical 
#' for replicating the conditions under which 
#' the KNN model was trained and evaluated. 
#'
#' I believe that this model is yet the best one.
#' Further research on better model would be valuable.
#' As a comparison, a guy in Kaggle community is able to build a Random Forest
#' model (with feature engineering) with accuracy up to 92%
#' (https://www.kaggle.com/code/karishmathakrar/92-accuracy-wine-insights-uncorked).
#' Our KNN model on balanced data set only hits 80% of accuracy.
#' Yes, need to learn more! Apart from that, better/more significant features in the data set
#' would be helpful in real life to produce better classification model (remember that
#' some features of the original data set are not open to public so we are not able
#' to utilize them, which might be even more valuable).
#' 
